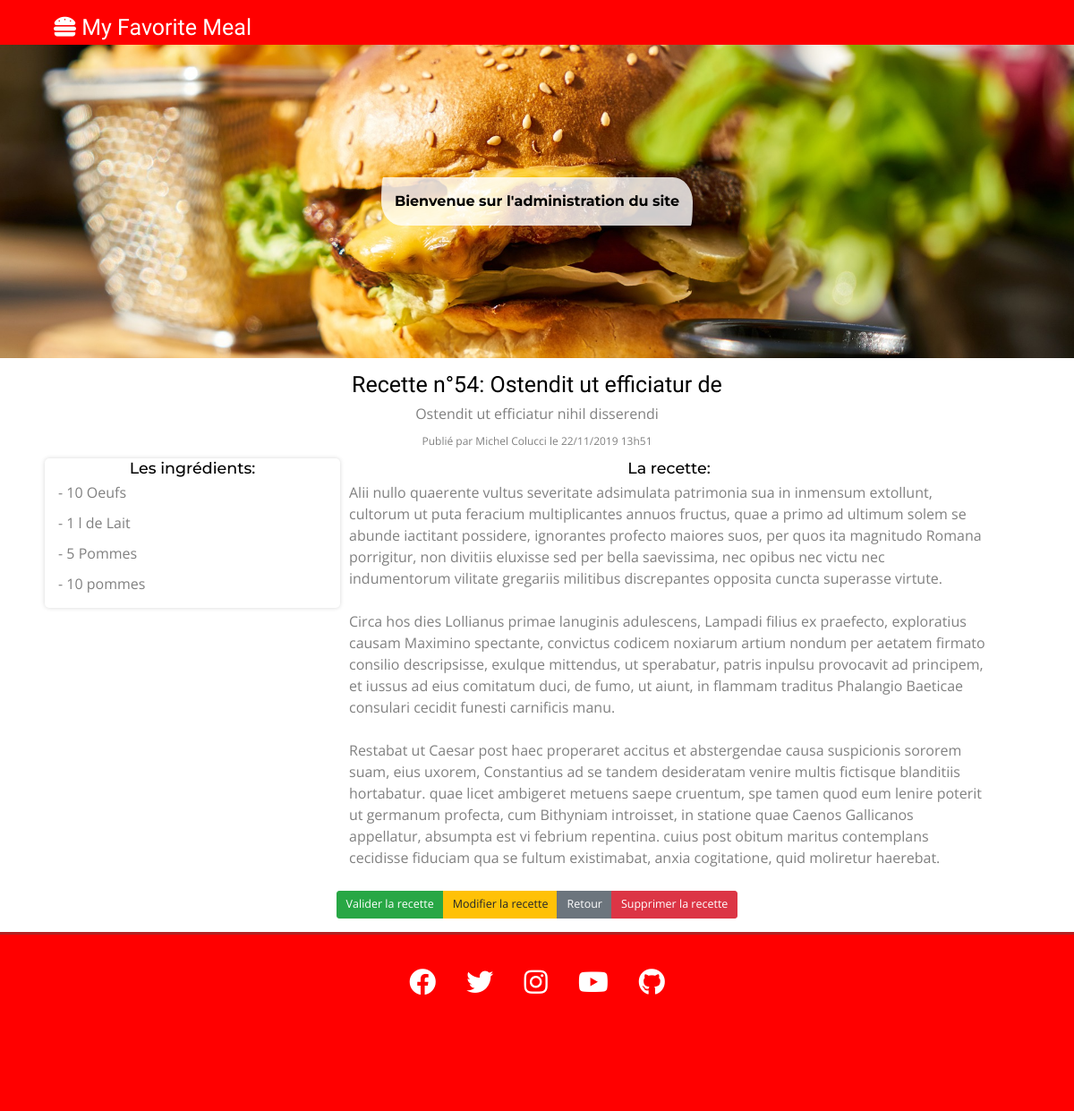
Page /admin/index.php?action=showRecipe&recipeId=54 on the committed database.
### tables this page shows
CREATE TABLE `recipe` (
  `id` int(10) NOT NULL,
  `title` varchar(60) NOT NULL,
  `description` tinytext NOT NULL,
  `recipe` text NOT NULL,
  `created_at` datetime NOT NULL,
  `user_id` int(10) NOT NULL,
  `category_id` int(10) NOT NULL,
  `checked` varchar(10) DEFAULT NULL
);

CREATE TABLE `user` (
  `id` int(10) NOT NULL,
  `firstname` varchar(40) NOT NULL,
  `lastname` varchar(60) NOT NULL,
  `email` varchar(128) NOT NULL,
  `password` varchar(64) NOT NULL,
  `city` varchar(50) NOT NULL,
  `created_at` datetime NOT NULL,
  `last_login_at` datetime DEFAULT NULL
);

CREATE TABLE `ingredient` (
  `id` int(10) UNSIGNED NOT NULL,
  `name` varchar(70) NOT NULL,
  `quantity` varchar(50) NOT NULL,
  `recipe_id` int(10) NOT NULL
);

### model/RecipeModel.php (called while the page is built, shortened)
<?php
class RecipeModel
{
	function __construct()
	{
		$this->db = new Database();
	}
    public function findById($id)
    {
    	$sql = ('
    		SELECT
    			recipe.id,
    			title,
    		    description,
    		    recipe,
    		    recipe.created_at,
    		    recipe.checked,
    		    category_id,
    		    user.firstname,
    		    user.lastname
			FROM recipe
			INNER JOIN category ON recipe.category_id = category.id
			INNER JOIN user ON recipe.user_id = user.id
			WHERE recipe.id = :id
		');
		return $this->db->queryOne($sql, [
			':id' => $id
        ]);
    }
    public function getIngredients($recipeId)
    {
    	$sql = ('
    		SELECT
    			id,
    			name,
    			quantity
    		FROM ingredient
    		WHERE `recipe_id` = :recipeId
		');
		return $this->db->query($sql, [
			':recipeId' => $recipeId
        ]);
    }
}

### config/dbConnection.php (called while the page is built, shortened)
<?php
class Database
{
    private $pdo;
    public function __construct()
    {
        $this->pdo = new PDO (
		    'mysql:host=localhost;dbname=myfavoritemeal;charset=utf8mb4',
		    'root',
		    'root',
		    [
		        PDO::ATTR_ERRMODE            => PDO::ERRMODE_EXCEPTION,
		        PDO::ATTR_DEFAULT_FETCH_MODE => PDO::FETCH_ASSOC,
		    ]
		);
    }
    public function query($sql, array $criteria = array())
    {
        $query = $this->pdo->prepare($sql);
        $query->execute($criteria);
        return $query->fetchAll(PDO::FETCH_ASSOC);
    }
    public function queryOne($sql, array $criteria = array())
    {
        $query = $this->pdo->prepare($sql);
        $query->execute($criteria);
        return $query->fetch(PDO::FETCH_ASSOC);
    }
}

### admin/view/recipeView.phtml (the view, shortened to what this page needs)
<section class="wrapper clearfix">
	<h2 class="recipeTitle" >Recette n°<?= $recipe['id'] ?>: <?= htmlspecialchars($recipe['title']) ?></h2>
	<p><?= htmlspecialchars($recipe['description']) ?></p>
	<p class="smallText ">Publié par <?= htmlspecialchars($recipe['firstname']) ?> <?= htmlspecialchars($recipe['lastname']) ?> le <?= date_create($recipe['created_at'])->format('d/m/Y H\hi') ?></p>
	<div class="ingredientList">
		<h3>Les ingrédients:</h3>
		<ul>
		<?php foreach ($ingredients as $ingredient) : ?>
			<li>
				<p>- <?= htmlspecialchars($ingredient['quantity']) ?> <span class="article"> de </span><span class="ingredientName"><?= htmlspecialchars($ingredient['name']) ?></span></p>
			</li>
		<?php endforeach ?>
		</ul>
	</div>
	<div class="recipeText">
		<h3>La recette:</h3>
		<p><?= nl2br(htmlspecialchars($recipe['recipe'])) ?></p>
	</div>
</section>
<div class="container">
	<div class="row mt-4 justify-content-md-center">
		<div class="col">
			<div class="btn-group btn-group-lg" role="group" aria-label="Basic example">
				<?php if (!isset($recipe['checked'])) : ?>
				<a class="btn btn-success" href="index.php?action=validate&id=<?= $recipe['id'] ?>" role="button">Valider la recette</a>
				<?php endif ?>
				<a class="btn btn-warning" href="index.php?action=edit&recipeId=<?= $recipe['id'] ?>" role="button">Modifier la recette</a>
				<a class="btn btn-secondary" href="index.php" role="button">Retour</a>
				<button id="deleteRecipe" class="btn btn-danger" >Supprimer la recette</button>
			</div>
		</div>
	</div>
</div>
<?php require('template.phtml'); ?>

### css/index.css (style rules this page uses)
* { box-sizing: border-box; }
html { font-size: 62.5%; }
body { font-size: 1.6rem; margin: 0; font-family: 'Open Sans', sans-serif; color: grey; }
h1, h2, h3, h4, h5, h6 { font-family: 'Montserrat', sans-serif; color: black; }
a , a:hover { text-decoration: none; color: inherit; display: inline-block; }
ul { list-style: none; }
.wrapper { max-width: 1100px; margin: 0 auto; }
.clearfix::after { content: ''; display: block; clear: both; font-size: 0; margin: 0; padding: 0; width: 100%; }
.smallText { font-size: 1.2rem; }
.recipeTitle { font-size: 2.5rem; font-family: 'Barriecito', cursive; }
.ingredientList { padding: 0 15px 5px; margin-right: 10px; border-radius: 5px; border: none; box-shadow: 0 0 5px #d7d7d7; }
.ingredientList ul { padding: 0; text-align: left; }
.recipeText p { text-align: left; }
@media (min-width: 768px) { .ingredientList { float: left; width: 30%; } }
@media (min-width: 768px) { .recipeText { float: left; width: 65%; } }

### css/form.css (style rules this page uses)
body { background-color: #f6f6f6; }
ul { padding: 0; }

### rows in the picture
recipe: id "54", title "Ostendit ut efficiatur de", description "Ostendit ut efficiatur nihil disserendi", user.firstname "Michel", user.lastname "Colucci", created_at "22/11/2019 13h51", recipe "Alii nullo quaerente vultus severitate adsimulata patrimonia sua in inmensum extollunt, cultorum ut puta feracium multiplicantes annuos fructus, quae a primo ad ultimum solem se abunde iactitant possidere, ignorantes profecto maiores suos, per quos ita magnitudo Romana porrigitur, non divitiis eluxisse sed per bella saevissima, nec opibus nec victu nec indumentorum vilitate gregariis militibus discrepantes opposita cuncta superasse virtute. Circa hos dies Lollianus primae lanuginis adulescens, Lampadi filius ex praefecto, exploratius causam Maximino spectante, convictus codicem noxiarum artium nondum per aetatem firmato consilio descripsisse, exulque mittendus, ut sperabatur, patris inpulsu…"
ingredient: quantity "10", name "Oeufs"
ingredient: quantity "1 l", name "Lait"
ingredient: quantity "5", name "Pommes"
ingredient: quantity "10", name "pommes"
